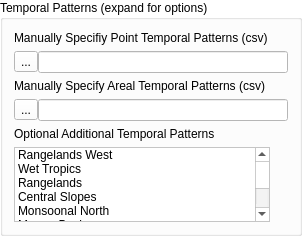
            <widget class="QgsCollapsibleGroupBox" name="gbTemporalPatterns">
             <property name="minimumSize">
              <size>
               <width>0</width>
               <height>0</height>
              </size>
             </property>
             <property name="palette">
              <palette>
               <active>
                <colorrole role="WindowText">
                 <brush brushstyle="SolidPattern">
                  <color alpha="255">
                   <red>0</red>
                   <green>0</green>
                   <blue>0</blue>
                  </color>
                 </brush>
                </colorrole>
                <colorrole role="Button">
                 <brush brushstyle="SolidPattern">
                  <color alpha="255">
                   <red>255</red>
                   <green>255</green>
                   <blue>255</blue>
                  </color>
                 </brush>
                </colorrole>
                <colorrole role="Light">
                 <brush brushstyle="SolidPattern">
                  <color alpha="255">
                   <red>255</red>
                   <green>255</green>
                   <blue>255</blue>
                  </color>
                 </brush>
                </colorrole>
                <colorrole role="Midlight">
                 <brush brushstyle="SolidPattern">
                  <color alpha="255">
                   <red>255</red>
                   <green>255</green>
                   <blue>255</blue>
                  </color>
                 </brush>
                </colorrole>
                <colorrole role="Dark">
                 <brush brushstyle="SolidPattern">
                  <color alpha="255">
                   <red>127</red>
                   <green>127</green>
                   <blue>127</blue>
                  </color>
                 </brush>
                </colorrole>
                <colorrole role="Mid">
                 <brush brushstyle="SolidPattern">
                  <color alpha="255">
                   <red>170</red>
                   <green>170</green>
                   <blue>170</blue>
                  </color>
                 </brush>
                </colorrole>
                <colorrole role="Text">
                 <brush brushstyle="SolidPattern">
                  <color alpha="255">
                   <red>0</red>
                   <green>0</green>
                   <blue>0</blue>
                  </color>
                 </brush>
                </colorrole>
                <colorrole role="BrightText">
                 <brush brushstyle="SolidPattern">
                  <color alpha="255">
                   <red>255</red>
                   <green>255</green>
                   <blue>255</blue>
                  </color>
                 </brush>
                </colorrole>
                <colorrole role="ButtonText">
                 <brush brushstyle="SolidPattern">
                  <color alpha="255">
                   <red>0</red>
                   <green>0</green>
                   <blue>0</blue>
                  </color>
                 </brush>
                </colorrole>
                <colorrole role="Base">
                 <brush brushstyle="SolidPattern">
                  <color alpha="255">
                   <red>255</red>
                   <green>255</green>
                   <blue>255</blue>
                  </color>
                 </brush>
                </colorrole>
                <colorrole role="Window">
                 <brush brushstyle="SolidPattern">
                  <color alpha="255">
                   <red>255</red>
                   <green>255</green>
                   <blue>255</blue>
                  </color>
                 </brush>
                </colorrole>
                <colorrole role="Shadow">
                 <brush brushstyle="SolidPattern">
                  <color alpha="255">
                   <red>0</red>
                   <green>0</green>
                   <blue>0</blue>
                  </color>
                 </brush>
                </colorrole>
                <colorrole role="AlternateBase">
                 <brush brushstyle="SolidPattern">
                  <color alpha="255">
                   <red>255</red>
                   <green>255</green>
                   <blue>255</blue>
                  </color>
                 </brush>
                </colorrole>
                <colorrole role="ToolTipBase">
                 <brush brushstyle="SolidPattern">
                  <color alpha="255">
                   <red>255</red>
                   <green>255</green>
                   <blue>220</blue>
                  </color>
                 </brush>
                </colorrole>
                <colorrole role="ToolTipText">
                 <brush brushstyle="SolidPattern">
                  <color alpha="255">
                   <red>0</red>
                   <green>0</green>
                   <blue>0</blue>
                  </color>
                 </brush>
                </colorrole>
                <colorrole role="PlaceholderText">
                 <brush brushstyle="NoBrush">
                  <color alpha="128">
                   <red>0</red>
                   <green>0</green>
                   <blue>0</blue>
                  </color>
                 </brush>
                </colorrole>
               </active>
               <inactive>
                <colorrole role="WindowText">
                 <brush brushstyle="SolidPattern">
                  <color alpha="255">
                   <red>0</red>
                   <green>0</green>
                   <blue>0</blue>
                  </color>
                 </brush>
                </colorrole>
                <colorrole role="Button">
                 <brush brushstyle="SolidPattern">
                  <color alpha="255">
                   <red>255</red>
                   <green>255</green>
                   <blue>255</blue>
                  </color>
                 </brush>
                </colorrole>
                <colorrole role="Light">
                 <brush brushstyle="SolidPattern">
                  <color alpha="255">
                   <red>255</red>
                   <green>255</green>
                   <blue>255</blue>
                  </color>
                 </brush>
                </colorrole>
                <colorrole role="Midlight">
                 <brush brushstyle="SolidPattern">
                  <color alpha="255">
                   <red>255</red>
                   <green>255</green>
                   <blue>255</blue>
                  </color>
                 </brush>
                </colorrole>
                <colorrole role="Dark">
                 <brush brushstyle="SolidPattern">
                  <color alpha="255">
                   <red>127</red>
                   <green>127</green>
                   <blue>127</blue>
                  </color>
                 </brush>
                </colorrole>
                <colorrole role="Mid">
                 <brush brushstyle="SolidPattern">
                  <color alpha="255">
                   <red>170</red>
                   <green>170</green>
                   <blue>170</blue>
                  </color>
                 </brush>
                </colorrole>
                <colorrole role="Text">
                 <brush brushstyle="SolidPattern">
                  <color alpha="255">
                   <red>0</red>
                   <green>0</green>
                   <blue>0</blue>
                  </color>
                 </brush>
                </colorrole>
                <colorrole role="BrightText">
                 <brush brushstyle="SolidPattern">
                  <color alpha="255">
                   <red>255</red>
                   <green>255</green>
                   <blue>255</blue>
                  </color>
                 </brush>
                </colorrole>
                <colorrole role="ButtonText">
                 <brush brushstyle="SolidPattern">
                  <color alpha="255">
                   <red>0</red>
                   <green>0</green>
                   <blue>0</blue>
                  </color>
                 </brush>
                </colorrole>
                <colorrole role="Base">
                 <brush brushstyle="SolidPattern">
                  <color alpha="255">
                   <red>255</red>
                   <green>255</green>
                   <blue>255</blue>
                  </color>
                 </brush>
                </colorrole>
                <colorrole role="Window">
                 <brush brushstyle="SolidPattern">
                  <color alpha="255">
                   <red>255</red>
                   <green>255</green>
                   <blue>255</blue>
                  </color>
                 </brush>
                </colorrole>
                <colorrole role="Shadow">
                 <brush brushstyle="SolidPattern">
                  <color alpha="255">
                   <red>0</red>
                   <green>0</green>
                   <blue>0</blue>
                  </color>
                 </brush>
                </colorrole>
                <colorrole role="AlternateBase">
                 <brush brushstyle="SolidPattern">
                  <color alpha="255">
                   <red>255</red>
                   <green>255</green>
                   <blue>255</blue>
                  </color>
                 </brush>
                </colorrole>
                <colorrole role="ToolTipBase">
                 <brush brushstyle="SolidPattern">
                  <color alpha="255">
                   <red>255</red>
                   <green>255</green>
                   <blue>220</blue>
                  </color>
                 </brush>
                </colorrole>
                <colorrole role="ToolTipText">
                 <brush brushstyle="SolidPattern">
                  <color alpha="255">
                   <red>0</red>
                   <green>0</green>
                   <blue>0</blue>
                  </color>
                 </brush>
                </colorrole>
                <colorrole role="PlaceholderText">
                 <brush brushstyle="NoBrush">
                  <color alpha="128">
                   <red>0</red>
                   <green>0</green>
                   <blue>0</blue>
                  </color>
                 </brush>
                </colorrole>
               </inactive>
               <disabled>
                <colorrole role="WindowText">
                 <brush brushstyle="SolidPattern">
                  <color alpha="255">
                   <red>127</red>
                   <green>127</green>
                   <blue>127</blue>
                  </color>
                 </brush>
                </colorrole>
                <colorrole role="Button">
                 <brush brushstyle="SolidPattern">
                  <color alpha="255">
                   <red>255</red>
                   <green>255</green>
                   <blue>255</blue>
                  </color>
                 </brush>
                </colorrole>
                <colorrole role="Light">
                 <brush brushstyle="SolidPattern">
                  <color alpha="255">
                   <red>255</red>
                   <green>255</green>
                   <blue>255</blue>
                  </color>
                 </brush>
                </colorrole>
                <colorrole role="Midlight">
                 <brush brushstyle="SolidPattern">
                  <color alpha="255">
                   <red>255</red>
                   <green>255</green>
                   <blue>255</blue>
                  </color>
                 </brush>
                </colorrole>
                <colorrole role="Dark">
                 <brush brushstyle="SolidPattern">
                  <color alpha="255">
                   <red>127</red>
                   <green>127</green>
                   <blue>127</blue>
                  </color>
                 </brush>
                </colorrole>
                <colorrole role="Mid">
                 <brush brushstyle="SolidPattern">
                  <color alpha="255">
                   <red>170</red>
                   <green>170</green>
                   <blue>170</blue>
                  </color>
                 </brush>
                </colorrole>
                <colorrole role="Text">
                 <brush brushstyle="SolidPattern">
                  <color alpha="255">
                   <red>127</red>
                   <green>127</green>
                   <blue>127</blue>
                  </color>
                 </brush>
                </colorrole>
                <colorrole role="BrightText">
                 <brush brushstyle="SolidPattern">
                  <color alpha="255">
                   <red>255</red>
                   <green>255</green>
                   <blue>255</blue>
                  </color>
                 </brush>
                </colorrole>
                <colorrole role="ButtonText">
                 <brush brushstyle="SolidPattern">
                  <color alpha="255">
                   <red>127</red>
                   <green>127</green>
                   <blue>127</blue>
                  </color>
                 </brush>
                </colorrole>
                <colorrole role="Base">
                 <brush brushstyle="SolidPattern">
                  <color alpha="255">
                   <red>255</red>
                   <green>255</green>
                   <blue>255</blue>
                  </color>
                 </brush>
                </colorrole>
                <colorrole role="Window">
                 <brush brushstyle="SolidPattern">
                  <color alpha="255">
                   <red>255</red>
                   <green>255</green>
                   <blue>255</blue>
                  </color>
                 </brush>
                </colorrole>
                <colorrole role="Shadow">
                 <brush brushstyle="SolidPattern">
                  <color alpha="255">
                   <red>0</red>
                   <green>0</green>
                   <blue>0</blue>
                  </color>
                 </brush>
                </colorrole>
                <colorrole role="AlternateBase">
                 <brush brushstyle="SolidPattern">
                  <color alpha="255">
                   <red>255</red>
                   <green>255</green>
                   <blue>255</blue>
                  </color>
                 </brush>
                </colorrole>
                <colorrole role="ToolTipBase">
                 <brush brushstyle="SolidPattern">
                  <color alpha="255">
                   <red>255</red>
                   <green>255</green>
                   <blue>220</blue>
                  </color>
                 </brush>
                </colorrole>
                <colorrole role="ToolTipText">
                 <brush brushstyle="SolidPattern">
                  <color alpha="255">
                   <red>0</red>
                   <green>0</green>
                   <blue>0</blue>
                  </color>
                 </brush>
                </colorrole>
                <colorrole role="PlaceholderText">
                 <brush brushstyle="NoBrush">
                  <color alpha="128">
                   <red>0</red>
                   <green>0</green>
                   <blue>0</blue>
                  </color>
                 </brush>
                </colorrole>
               </disabled>
              </palette>
             </property>
             <property name="autoFillBackground">
              <bool>true</bool>
             </property>
             <property name="title">
              <string>Temporal Patterns (expand for options)</string>
             </property>
             <property name="flat">
              <bool>false</bool>
             </property>
             <property name="checkable">
              <bool>false</bool>
             </property>
             <property name="collapsed">
              <bool>false</bool>
             </property>
             <layout class="QVBoxLayout" name="verticalLayout_10">
              <item>
               <widget class="QLabel" name="label_4">
                <property name="text">
                 <string>Manually Specifiy Point Temporal Patterns (csv)</string>
                </property>
               </widget>
              </item>
              <item>
               <layout class="QHBoxLayout" name="horizontalLayout">
                <property name="spacing">
                 <number>0</number>
                </property>
                <item>
                 <widget class="QToolButton" name="btnBrowsePTP">
                  <property name="text">
                   <string>...</string>
                  </property>
                 </widget>
                </item>
                <item>
                 <widget class="QLineEdit" name="lePTP">
                  <property name="minimumSize">
                   <size>
                    <width>250</width>
                    <height>0</height>
                   </size>
                  </property>
                 </widget>
                </item>
                <item>
                 <spacer name="horizontalSpacer_7">
                  <property name="orientation">
                   <enum>Qt::Horizontal</enum>
                  </property>
                  <property name="sizeHint" stdset="0">
                   <size>
                    <width>0</width>
                    <height>20</height>
                   </size>
                  </property>
                 </spacer>
                </item>
               </layout>
              </item>
              <item>
               <widget class="QLabel" name="label_21">
                <property name="text">
                 <string>Manually Specify Areal Temporal Patterns (csv)</string>
                </property>
               </widget>
              </item>
              <item>
               <layout class="QHBoxLayout" name="horizontalLayout_2">
                <property name="spacing">
                 <number>0</number>
                </property>
                <item>
                 <widget class="QToolButton" name="btnBrowseATP">
                  <property name="text">
                   <string>...</string>
                  </property>
                 </widget>
                </item>
                <item>
                 <widget class="QLineEdit" name="leATP">
                  <property name="minimumSize">
                   <size>
                    <width>250</width>
                    <height>0</height>
                   </size>
                  </property>
                 </widget>
                </item>
                <item>
                 <spacer name="horizontalSpacer_8">
                  <property name="orientation">
                   <enum>Qt::Horizontal</enum>
                  </property>
                  <property name="sizeHint" stdset="0">
                   <size>
                    <width>0</width>
                    <height>20</height>
                   </size>
                  </property>
                 </spacer>
                </item>
               </layout>
              </item>
              <item>
               <widget class="QLabel" name="label_3">
                <property name="text">
                 <string>Optional Additional Temporal Patterns</string>
                </property>
               </widget>
              </item>
              <item>
               <layout class="QHBoxLayout" name="horizontalLayout_12">
                <item>
                 <widget class="QListWidget" name="listWidget_tpRegions">
                  <property name="maximumSize">
                   <size>
                    <width>16777215</width>
                    <height>75</height>
                   </size>
                  </property>
                  <property name="selectionMode">
                   <enum>QAbstractItemView::MultiSelection</enum>
                  </property>
                  <item>
                   <property name="text">
                    <string>Rangelands West</string>
                   </property>
                  </item>
                  <item>
                   <property name="text">
                    <string>Wet Tropics</string>
                   </property>
                  </item>
                  <item>
                   <property name="text">
                    <string>Rangelands</string>
                   </property>
                  </item>
                  <item>
                   <property name="text">
                    <string>Central Slopes</string>
                   </property>
                  </item>
                  <item>
                   <property name="text">
                    <string>Monsoonal North</string>
                   </property>
                  </item>
                  <item>
                   <property name="text">
                    <string>Murray Basin</string>
                   </property>
                  </item>
                  <item>
                   <property name="text">
                    <string>East Coast North</string>
                   </property>
                  </item>
                  <item>
                   <property name="text">
                    <string>East Coast South</string>
                   </property>
                  </item>
                  <item>
                   <property name="text">
                    <string>Southern Slopes Mainland</string>
                   </property>
                  </item>
                  <item>
                   <property name="text">
                    <string>Southern Slopes Tasmania</string>
                   </property>
                  </item>
                  <item>
                   <property name="text">
                    <string>East Flatlands</string>
                   </property>
                  </item>
                  <item>
                   <property name="text">
                    <string>West Flatlands</string>
                   </property>
                  </item>
                 </widget>
                </item>
                <item>
                 <spacer name="horizontalSpacer_6">
                  <property name="orientation">
                   <enum>Qt::Horizontal</enum>
                  </property>
                  <property name="sizeHint" stdset="0">
                   <size>
                    <width>0</width>
                    <height>20</height>
                   </size>
                  </property>
                 </spacer>
                </item>
               </layout>
              </item>
             </layout>
            </widget>
